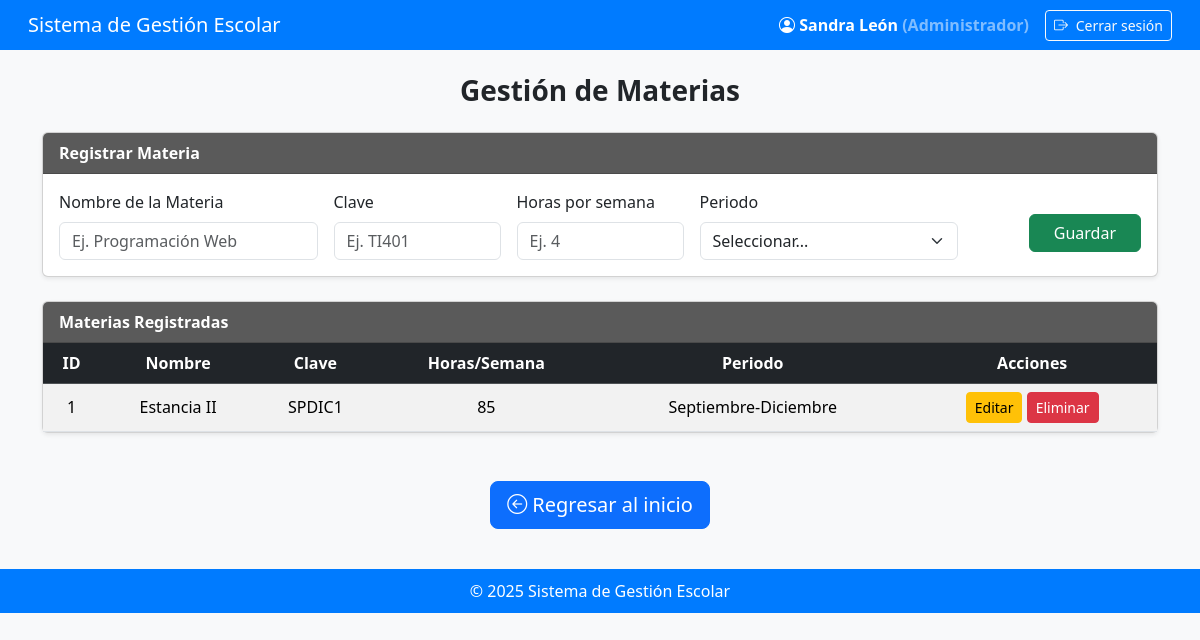
Page /app/views/materiasView.php (signed in) on the committed database.
### tables this page shows
CREATE TABLE materias (
    idMateria INT AUTO_INCREMENT PRIMARY KEY,
    nombreMateria VARCHAR(100) NOT NULL,
    claveMateria VARCHAR(20) UNIQUE NOT NULL,
    horasSemana INT,
    idPeriodo INT,
    FOREIGN KEY (idPeriodo) REFERENCES periodosEscolares(idPeriodo)
        ON DELETE CASCADE
        ON UPDATE CASCADE
);

CREATE TABLE periodosEscolares (
    idPeriodo INT AUTO_INCREMENT PRIMARY KEY,
    nombrePeriodo VARCHAR(50) NOT NULL,
    fechaInicio DATE NOT NULL,
    fechaFin DATE NOT NULL
);

### app/models/materiaModel.php (called while the page is built, shortened)
<?php
class MateriaModel {
    private $connection;
    public function __construct($connection) {
        $this->connection = $connection;
    }
    public function obtenerMaterias() {
        $sql = "SELECT m.idMateria, m.nombreMateria, m.claveMateria, m.horasSemana, p.nombrePeriodo
                FROM materias m
                LEFT JOIN periodosEscolares p ON m.idPeriodo = p.idPeriodo
                ORDER BY m.idMateria ASC";
        return $this->connection->query($sql);
    }
}
?>

### app/views/materiasView.php (the view, shortened to what this page needs)
<?php
require_once __DIR__ . '/../../config/db_connection.php';
require_once __DIR__ . '/../../app/models/materiaModel.php';
$model = new MateriaModel($connection);
$modo = isset($_GET['edit']) ? 'editar' : 'insertar';
$materiaEditar = $modo == 'editar' ? $model->obtenerPorId($_GET['edit']) : null;
$materias = $model->obtenerMaterias();
$nombreUsuario = $_SESSION['usuario']['nombre'] ?? 'Usuario';
$rolUsuario = $_SESSION['usuario']['rol'] ?? 'Sin rol';
?>
<!DOCTYPE html>
<html lang="es">
<head>
  <link href="https://cdn.jsdelivr.net/npm/bootstrap@5.3.3/dist/css/bootstrap.min.css" rel="stylesheet">
  <link rel="stylesheet" href="https://cdn.jsdelivr.net/npm/bootstrap-icons@1.11.3/font/bootstrap-icons.css">
</head>
<body>
<nav class="navbar navbar-expand-lg navbar-dark px-3">
  <div class="container-fluid d-flex justify-content-between align-items-center">
    <span class="navbar-brand h5 mb-0 text-white">Sistema de Gestión Escolar</span>
    <div class="d-flex align-items-center">
      <div class="text-white fw-semibold me-3">
        <i class="bi bi-person-circle"></i>
        <?= htmlspecialchars($nombreUsuario) ?>
        <span class="text-white-50">(<?= htmlspecialchars($rolUsuario) ?>)</span>
      </div>
      <a href="<?= BASE_URL ?>index.php?action=logout" class="btn btn-outline-light btn-sm">
        <i class="bi bi-box-arrow-right me-1"></i> Cerrar sesión
      </a>
    </div>
  </div>
</nav>
<div class="container mt-4 mb-5">
  <h3 class="text-center mb-4 fw-semibold">Gestión de Materias</h3>
  <div class="card mb-4 shadow-sm">
    <div class="card-header fw-semibold"><?= $modo == 'editar' ? 'Editar Materia' : 'Registrar Materia' ?></div>
    <div class="card-body">
    <form method="POST" action="../controllers/materiaController.php" class="row g-3">
  <div class="col-md-3">
    <label class="form-label">Nombre de la Materia</label>
    <input type="text" name="nombreMateria" class="form-control"
           placeholder="Ej. Programación Web"
           value="<?= $materiaEditar['nombreMateria'] ?? '' ?>" required>
  </div>
  <div class="col-md-2">
    <label class="form-label">Clave</label>
    <input type="text" name="claveMateria" class="form-control"
           placeholder="Ej. TI401"
           value="<?= $materiaEditar['claveMateria'] ?? '' ?>" required>
  </div>
  <div class="col-md-2">
    <label class="form-label">Horas por semana</label>
    <input type="number" name="horasSemana" class="form-control"
           placeholder="Ej. 4"
           value="<?= $materiaEditar['horasSemana'] ?? '' ?>" required>
  </div>
  <div class="col-md-3">
    <label class="form-label">Periodo</label>
    <select name="idPeriodo" class="form-select" required>
      <option value="">Seleccionar...</option>
    </select>
  </div>
  <div class="col-md-2 text-end">
    <?php if ($modo == 'editar'): ?>
      <button type="submit" name="actualizar" class="btn btn-warning mt-4 px-4">Actualizar</button>
      <a href="materiasView.php" class="btn btn-secondary mt-4 px-4">Cancelar</a>
    <?php else: ?>
      <button type="submit" name="insertar" class="btn btn-success mt-4 px-4">Guardar</button>
    <?php endif; ?>
  </div>
</form>
    </div>
  </div>
  <div class="card shadow-sm">
    <div class="card-header fw-semibold">Materias Registradas</div>
    <div class="card-body p-0">
      <table class="table table-striped mb-0 text-center align-middle">
        <thead class="table-dark">
          <tr>
            <th>ID</th>
            <th>Nombre</th>
            <th>Clave</th>
            <th>Horas/Semana</th>
            <th>Periodo</th>
            <th>Acciones</th>
          </tr>
        </thead>
        <tbody>
          <?php while ($m = $materias->fetch_assoc()): ?>
            <tr>
              <td><?= $m['idMateria'] ?></td>
              <td><?= htmlspecialchars($m['nombreMateria']) ?></td>
              <td><?= htmlspecialchars($m['claveMateria']) ?></td>
              <td><?= htmlspecialchars($m['horasSemana']) ?></td>
              <td><?= htmlspecialchars($m['nombrePeriodo'] ?? 'Sin asignar') ?></td>
              <td>
                <a href="materiasView.php?edit=<?= $m['idMateria'] ?>" class="btn btn-warning btn-sm">Editar</a>
                <a href="../controllers/materiaController.php?delete=<?= $m['idMateria'] ?>" class="btn btn-danger btn-sm"
                   onclick="return confirm('¿Seguro que deseas eliminar la materia <?= htmlspecialchars($m['nombreMateria']) ?>?');">
                   Eliminar
                </a>
              </td>
            </tr>
          <?php endwhile; ?>
        </tbody>
      </table>
    </div>
  </div>
</div>
<div class="text-center my-4">
  <a href="../views/Dashboard/dashboard_admin.php" class="btn btn-primary btn-lg">
    <i class="bi bi-arrow-left-circle"></i> Regresar al inicio
  </a>
</div>
<footer>
  © 2025 Sistema de Gestión Escolar
</footer>
</body>
</html>

### app/views/materiasView.php (style rules this page uses)
body { background-color: #f8f9fa; }
.navbar { background-color: #007bff; }
footer { background-color: #007bff; color: white; text-align: center; padding: 10px 0; margin-top: 40px; }
.card-header { background-color: #5a5a5a; color: white; }

### rows in the picture
materias: idMateria "1", nombreMateria "Estancia II", claveMateria "SPDIC1", horasSemana "85", idPeriodo.nombrePeriodo "Septiembre-Diciembre"

### other values in the picture
$nombreUsuario "Sandra León"
$rolUsuario "Administrador"
